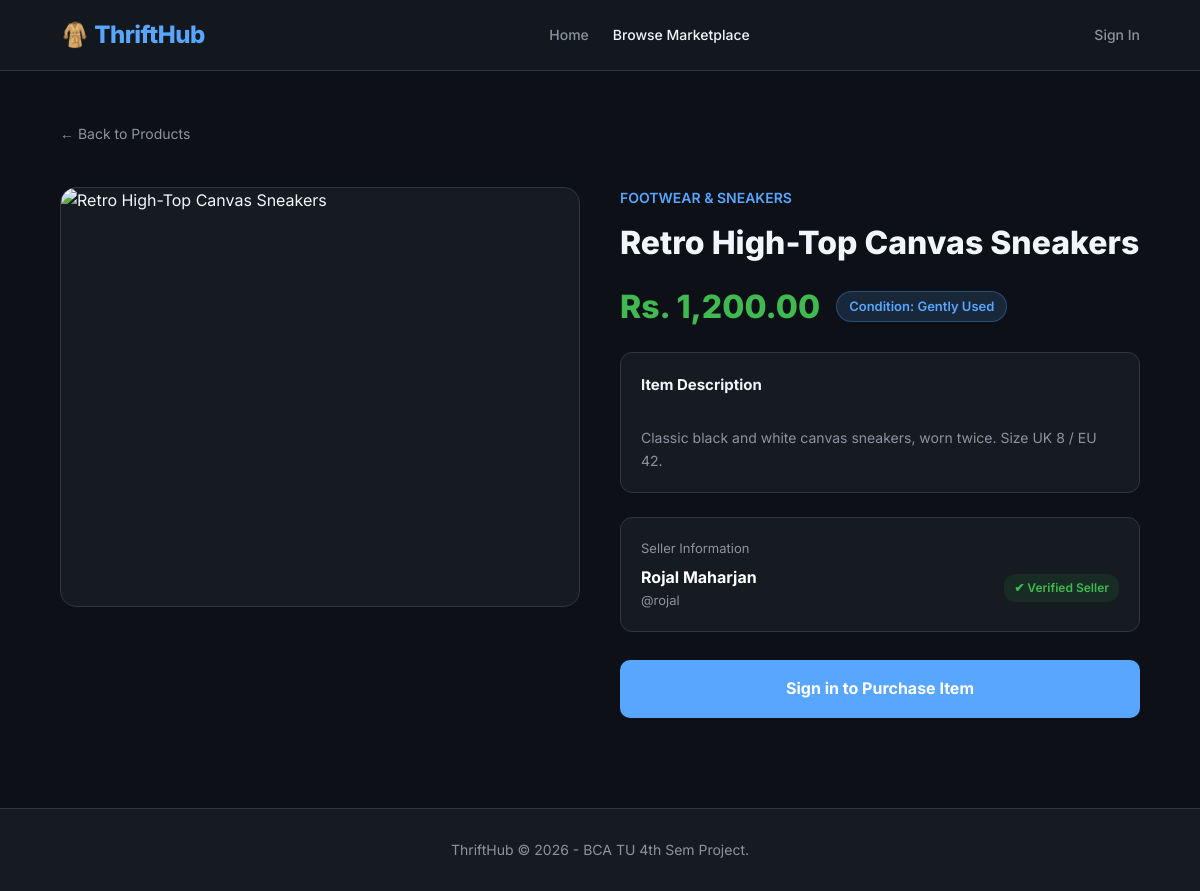
The page /product-detail.php?id=2 on the database its author committed.
### tables this page shows
CREATE TABLE `products` (
  `id` INT AUTO_INCREMENT PRIMARY KEY,
  `seller_id` INT NOT NULL,
  `category_id` INT NOT NULL DEFAULT 1,
  `name` VARCHAR(150) NOT NULL,
  `description` TEXT,
  `price` DECIMAL(10,2) NOT NULL,
  `condition_status` ENUM('Brand New', 'Like New', 'Gently Used', 'Well Used') NOT NULL DEFAULT 'Gently Used',
  `stock` INT NOT NULL DEFAULT 1,
  `image` VARCHAR(255) DEFAULT 'default_item.jpg',
  `status` ENUM('active', 'sold', 'archived') NOT NULL DEFAULT 'active',
  `created_at` TIMESTAMP DEFAULT CURRENT_TIMESTAMP,
  FOREIGN KEY (`seller_id`) REFERENCES `users`(`id`) ON DELETE CASCADE
);

CREATE TABLE `categories` (
  `id` INT AUTO_INCREMENT PRIMARY KEY,
  `name` VARCHAR(50) NOT NULL,
  `slug` VARCHAR(50) NOT NULL UNIQUE,
  `icon` VARCHAR(50) DEFAULT '🏷️'
);

CREATE TABLE `users` (
  `id` INT AUTO_INCREMENT PRIMARY KEY,
  `full_name` VARCHAR(100) NOT NULL,
  `username` VARCHAR(50) NOT NULL UNIQUE,
  `email` VARCHAR(100) NOT NULL UNIQUE,
  `password` VARCHAR(255) NOT NULL,
  `balance` DECIMAL(10,2) NOT NULL DEFAULT 5000.00,
  `role` ENUM('user', 'admin') NOT NULL DEFAULT 'user',
  `created_at` TIMESTAMP DEFAULT CURRENT_TIMESTAMP
);

### product-detail.php (the view, shortened to what this page needs)
<?php
require 'db.php';
$id = intval($_GET['id'] ?? 0);
$stmt = $conn->prepare("SELECT p.*, c.name as category_name, u.full_name as seller_name, u.username as seller_username, u.email as seller_email FROM products p JOIN categories c ON p.category_id = c.id JOIN users u ON p.seller_id = u.id WHERE p.id = ?");
$stmt->bind_param("i", $id);
$stmt->execute();
$res = $stmt->get_result();
$product = $res->fetch_assoc();
$img = !empty($product['image']) && file_exists(__DIR__ . '/uploads/' . $product['image']) ? 'uploads/' . $product['image'] : 'https://images.unsplash.com/photo-1542291026-7eec264c27ff?w=500';
$is_logged_in = isset($_SESSION['user_id']);
$user_id = $_SESSION['user_id'] ?? 0;
$is_own_item = $is_logged_in && ($user_id == $product['seller_id']);
?>
<!DOCTYPE html>
<html lang="en">
<head>
    <link rel="stylesheet" href="style.css">
</head>
<body>
<nav class="navbar">
    <div class="container nav-container">
        <a href="index.php" class="brand">🧥 ThriftHub</a>
        <ul class="nav-links">
            <li><a href="index.php" class="nav-link">Home</a></li>
            <li><a href="products.php" class="nav-link active">Browse Marketplace</a></li>
        </ul>
        <div class="nav-actions">
            <?php if ($is_logged_in) { ?>
                <a href="dashboard.php?page=add_product" class="nav-link" style="background:var(--green); color:white; padding:8px 16px; border-radius:8px; font-weight:600;">+ Sell Thrift Item</a>
            <?php } else { ?>
                <a href="login.php" class="nav-link">Sign In</a>
            <?php } ?>
        </div>
    </div>
</nav>
<div class="container" style="padding: 50px 0;">
    <a href="products.php" style="color:var(--muted); font-size:14px;">&larr; Back to Products</a>
    <div class="detail-grid">
        <div class="detail-img-box">
            <img src="<?= $img ?>" class="detail-img" alt="<?= htmlspecialchars($product['name']) ?>" onerror="this.src='https://images.unsplash.com/photo-1523275335684-37898b6baf30?w=500';">
        </div>
        <div class="detail-info">
            <div style="font-size:14px; color:var(--blue); font-weight:600; text-transform:uppercase; margin-bottom:8px;">
                <?= htmlspecialchars($product['category_name']) ?>
            </div>
            <h1 style="font-size:32px; font-weight:800; margin-bottom:12px;"><?= htmlspecialchars($product['name']) ?></h1>
            <div style="display:flex; align-items:center; gap:16px; margin-bottom:20px;">
                <span style="font-size:32px; font-weight:800; color:#3fb950;">Rs. <?= number_format($product['price'], 2) ?></span>
                <span style="background:rgba(88,166,255,0.15); color:var(--blue); border:1px solid rgba(88,166,255,0.3); padding:4px 12px; border-radius:20px; font-size:13px; font-weight:600;">
                    Condition: <?= htmlspecialchars($product['condition_status']) ?>
                </span>
            </div>
            <div style="background:var(--surface); border:1px solid var(--border); padding:20px; border-radius:12px; margin-bottom:24px;">
                <h3 style="font-size:15px; margin-bottom:8px; color:var(--white);">Item Description</h3>
                <p style="color:var(--muted); font-size:14px; white-space:pre-line;">
                    <?= !empty($product['description']) ? htmlspecialchars($product['description']) : 'No detailed description provided by the seller.' ?>
                </p>
            </div>
            <div style="background:var(--surface); border:1px solid var(--border); padding:20px; border-radius:12px; margin-bottom:28px;">
                <div style="font-size:13px; color:var(--muted); margin-bottom:6px;">Seller Information</div>
                <div style="display:flex; align-items:center; justify-content:space-between;">
                    <div>
                        <strong style="font-size:16px; color:white;"><?= htmlspecialchars($product['seller_name']) ?></strong>
                        <div style="color:var(--muted); font-size:13px;">@<?= htmlspecialchars($product['seller_username']) ?></div>
                    </div>
                    <span style="background:rgba(35,134,54,0.15); color:#3fb950; padding:4px 10px; border-radius:12px; font-size:12px; font-weight:600;">✔ Verified Seller</span>
                </div>
            </div>
            <?php if ($product['stock'] <= 0 || $product['status'] !== 'active') { ?>
                <div style="background:rgba(248,81,73,0.15); color:var(--red); padding:16px; border-radius:10px; text-align:center; font-weight:700; border:1px solid rgba(248,81,73,0.3);">
                    ❌ Sold Out / Unavailable
                </div>
            <?php } elseif ($is_own_item) { ?>
                <div style="background:rgba(210,153,34,0.15); color:var(--amber); padding:16px; border-radius:10px; text-align:center; font-weight:600; border:1px solid rgba(210,153,34,0.3);">
                    ℹ️ You listed this item for sale.
                </div>
            <?php } else { ?>
                <a href="login.php" style="display:block; text-align:center; padding:16px; background:var(--blue); color:white; border-radius:10px; font-size:16px; font-weight:700;">
                    Sign in to Purchase Item
                </a>
            <?php } ?>
        </div>
    </div>
</div>
<footer class="footer">
    <div class="container">
        ThriftHub &copy; <?= date('Y') ?> - BCA TU 4th Sem Project.
    </div>
</footer>
</body>
</html>

### style.css (style rules this page uses)
* { box-sizing: border-box; margin: 0; padding: 0; }
:root { --bg: #0d1117; --surface: #161b22; --surface-card: #1c2128; --border: #30363d; --blue: #58a6ff; --blue-gradient: linear-gradient(135deg, #2563eb, #7c3aed); --green: #238636; --red: #f85149; --muted: #8b949e; --white: #f0f6fc; }
body { font-family: 'Inter', system-ui, sans-serif; background-color: var(--bg); color: var(--white); line-height: 1.6; min-height: 100vh; display: flex; flex-direction: column; }
a { text-decoration: none; color: inherit; }
.navbar { background: rgba(22, 27, 34, 0.85); backdrop-filter: blur(12px); border-bottom: 1px solid var(--border); position: sticky; top: 0; z-index: 100; padding: 16px 0; }
.container { width: 90%; max-width: 1200px; margin: 0 auto; }
.nav-container { display: flex; align-items: center; justify-content: space-between; }
.brand { font-size: 24px; font-weight: 800; color: var(--blue); display: flex; align-items: center; gap: 8px; letter-spacing: -0.5px; }
.nav-links { display: flex; align-items: center; gap: 24px; list-style: none; }
.nav-link { font-size: 14px; font-weight: 500; color: var(--muted); transition: color 0.2s; }
.nav-link:hover, .nav-link.active { color: var(--white); }
.nav-actions { display: flex; align-items: center; gap: 14px; }
.detail-grid { display: grid; grid-template-columns: 1fr 1fr; gap: 40px; margin: 40px 0; }
.detail-img-box { background: var(--surface); border: 1px solid var(--border); border-radius: 16px; overflow: hidden; height: 420px; }
.detail-img { width: 100%; height: 100%; object-fit: cover; }
.detail-info { display: flex; flex-direction: column; }
.footer { margin-top: auto; background: var(--surface); border-top: 1px solid var(--border); padding: 30px 0; text-align: center; color: var(--muted); font-size: 14px; }

### rows shown on the page
products: category.name "FOOTWEAR & SNEAKERS", name "Retro High-Top Canvas Sneakers", price "1,200.00", condition_status "Gently Used", description "Classic black and white canvas sneakers, worn twice. Size UK 8 / EU 42.", seller.full_name "Rojal Maharjan", seller.username "rojal"
